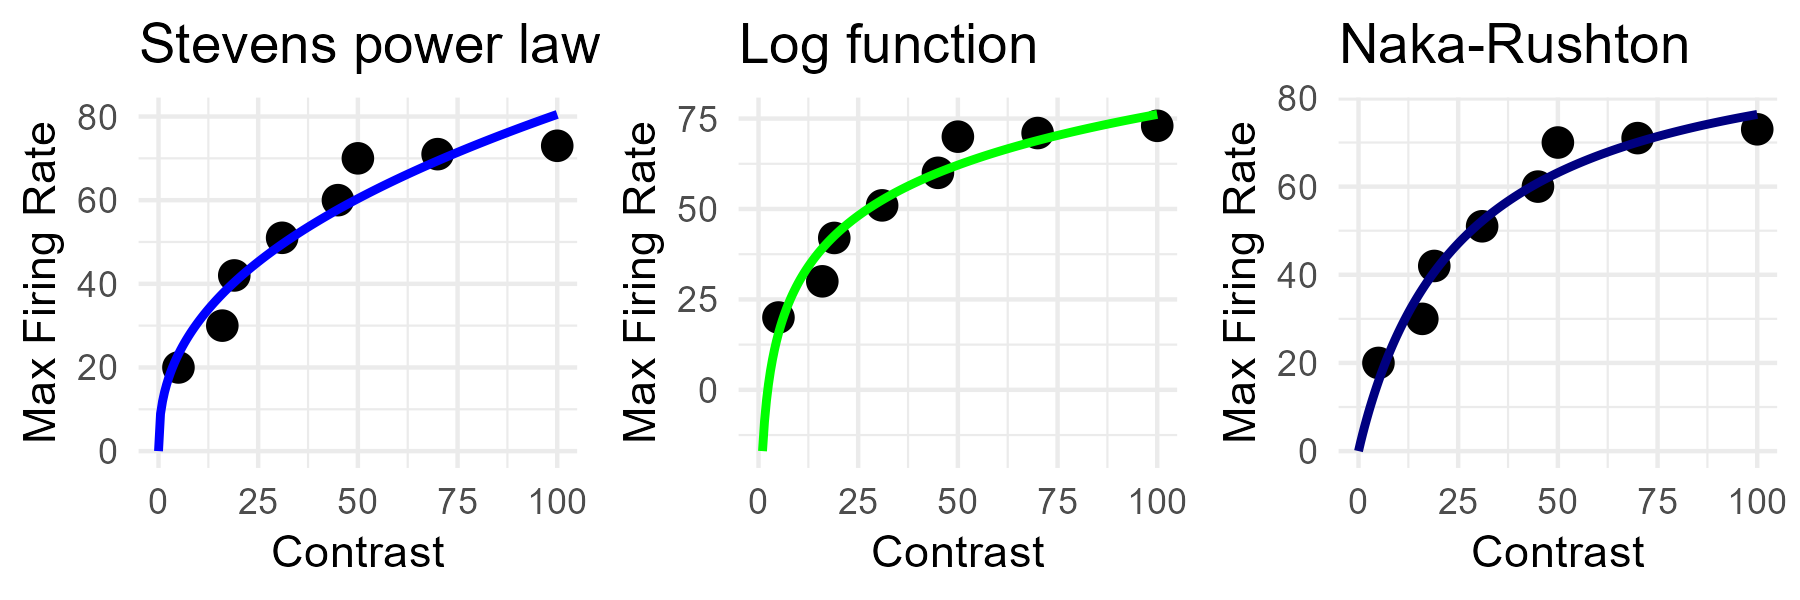

Reproduce this figure in R.
library(tidyverse)

df_liu <- data.frame(max_firing = c(20, 30, 42, 51, 60, 70, 71,  73),
                     contrast   = c( 5, 16, 19, 31, 45, 50, 70, 100))

# power
fit <- nls(max_firing ~ k * contrast^n, data = df_liu, start = list(k = 1, n = 0.5))
summary(fit)

x_new <- seq(0, 100, length.out = 200)
params <- coef(fit)
y_new <- params["k"] * x_new^params["n"]
df_fit <- data.frame(contrast = x_new, max_firing = y_new)

ggplot(df_liu, aes(x = contrast, y = max_firing)) +
  geom_point(size = 3) +  
  geom_line(data = df_fit, aes(x = contrast, y = max_firing), color = "blue", size = 1) +
  coord_cartesian(xlim = c(0, 100)) +
  theme_minimal() +
  labs(title = "Stevens power law",
       x = "Contrast",
       y = "Max Firing Rate") -> g1

# log
fit_log <- nls(max_firing ~ a * log(contrast) + b,
               data = df_liu,
               start = list(a = 10, b = 0))
summary(fit_log)

x_new <- seq(1, 100, length.out = 200)
params_log <- coef(fit_log)
y_new <- params_log["a"] * log(x_new) + params_log["b"]
df_fit_log <- data.frame(contrast = x_new, max_firing = y_new)

ggplot(df_liu, aes(x = contrast, y = max_firing)) +
  geom_point(size = 3) +
  geom_line(data = df_fit_log, aes(x = contrast, y = max_firing), color = "green", size = 1) +
  coord_cartesian(xlim = c(0, 100)) +
  theme_minimal() +
  labs(title = "Log function",
       x = "Contrast",
       y = "Max Firing Rate") -> g2

# Naka-Rushton function
fit_naka <- nls(max_firing ~ Rmax * contrast^n / (contrast^n + C50^n),
                data = df_liu,
                start = list(Rmax = 75, C50 = 25, n = 2))
summary(fit_naka)
x_new <- seq(0, 100, length.out = 200)
params <- coef(fit_naka)
y_new <- params["Rmax"] * x_new^params["n"] / (x_new^params["n"] + params["C50"]^params["n"])
df_fit_naka <- data.frame(contrast = x_new, max_firing = y_new)

ggplot(df_liu, aes(x = contrast, y = max_firing)) +
  geom_point(size = 3) +
  geom_line(data = df_fit_naka, aes(x = contrast, y = max_firing), color = "navy", size = 1) +
  coord_cartesian(xlim = c(0, 100)) +
  theme_minimal() +
  labs(title = "Naka-Rushton",
       x = "Contrast",
       y = "Max Firing Rate") -> g3

g <- cowplot::plot_grid(g1, g2, g3, nrow = 1)
ggsave("liu_2015.png", g, width = 6, height = 2, dpi = 300)
